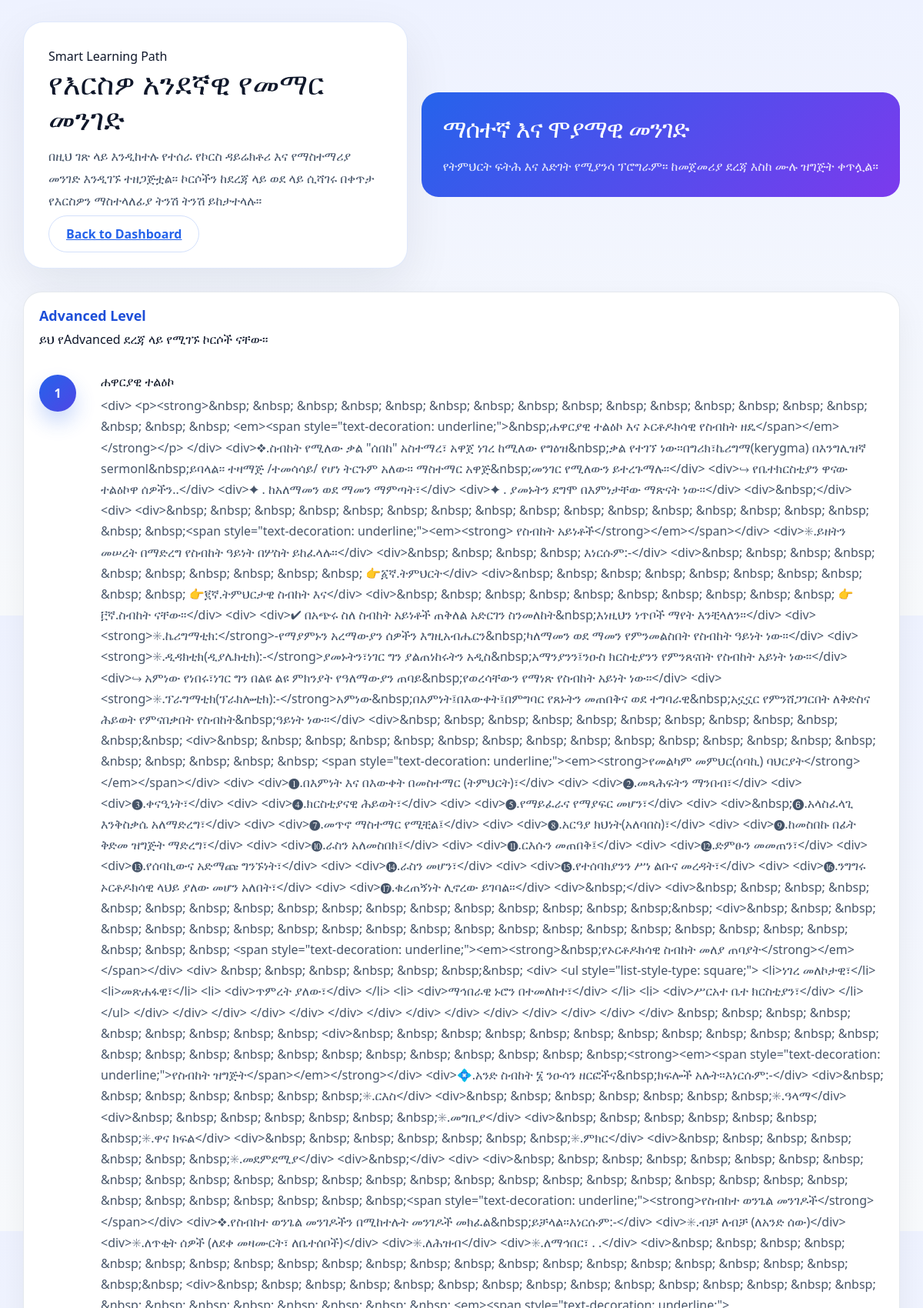
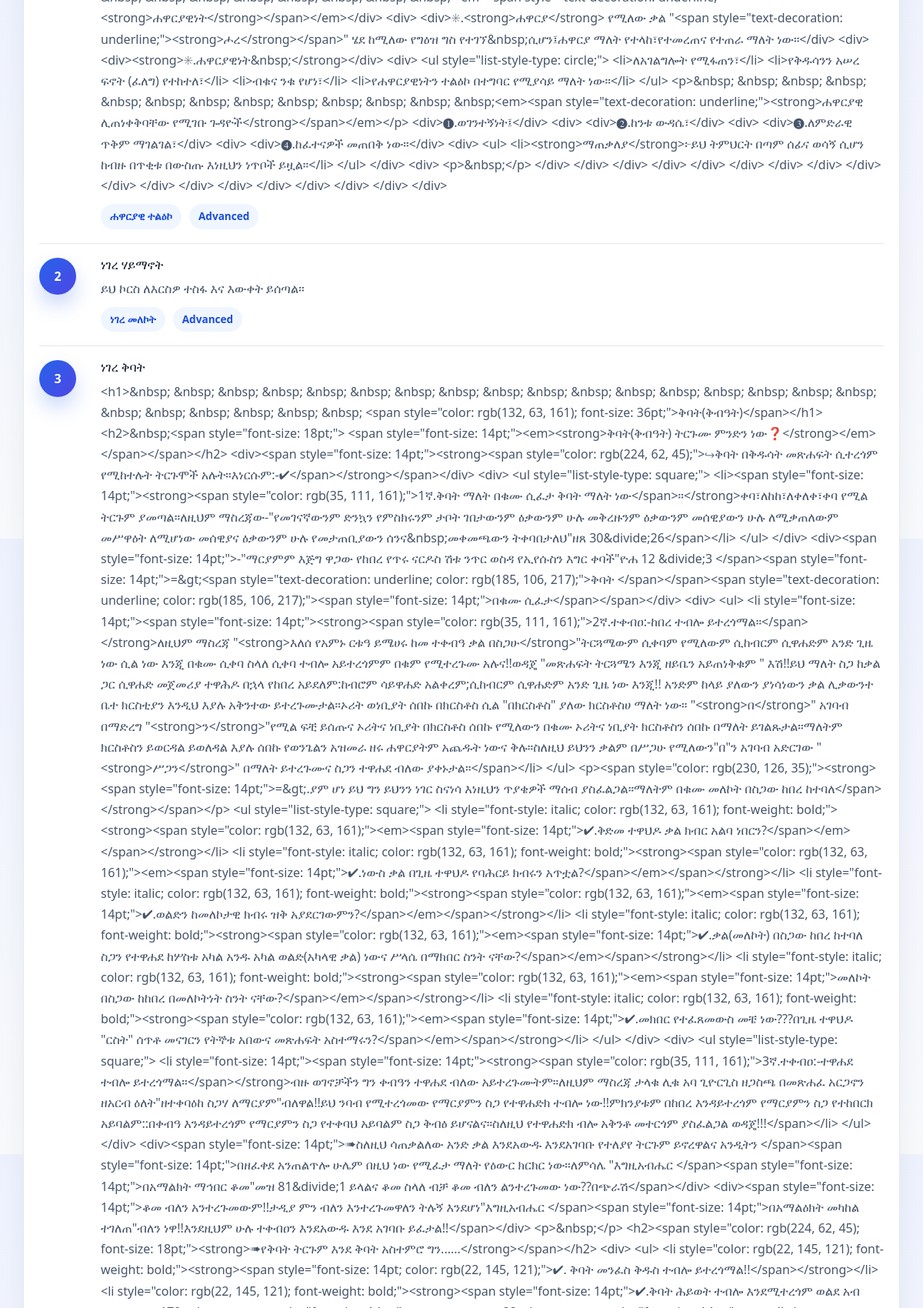
The app's page /smart_learning_path.php (signed in, upper part) with its own data (2 pictures, top to bottom).
### tables this page shows
CREATE TABLE `courses` (
  `id` int(11) NOT NULL AUTO_INCREMENT,
  `course_name` varchar(255) NOT NULL,
  `course_code` varchar(50) NOT NULL,
  `short_description` text DEFAULT NULL,
  `description` text DEFAULT NULL,
  `category` varchar(100) DEFAULT NULL,
  `level` varchar(50) DEFAULT NULL,
  `thumbnail` varchar(255) DEFAULT NULL,
  `price` decimal(10,2) NOT NULL DEFAULT 0.00,
  `instructor` varchar(255) DEFAULT NULL,
  `pdf_file` varchar(255) DEFAULT NULL,
  `tutorial_topic` varchar(255) DEFAULT NULL,
  `tutorial_text` text DEFAULT NULL,
  `tutorial_image` varchar(255) DEFAULT NULL,
  `tutorial_audio` varchar(255) DEFAULT NULL,
  `tutorial_video` varchar(255) DEFAULT NULL,
  `modules` text DEFAULT NULL,
  `quiz` text DEFAULT NULL,
  `assignment` text DEFAULT NULL,
  `certificate_requirements` text DEFAULT NULL,
  `created_at` datetime DEFAULT current_timestamp(),
  `instructor_bio` text DEFAULT NULL,
  `instructor_image` varchar(255) DEFAULT NULL,
  PRIMARY KEY (`id`),
  UNIQUE KEY `course_code` (`course_code`)
);

### smart_learning_path.php (the view, shortened to what this page needs)
<?php
require_once __DIR__ . '/db.php';
$stmt = $pdo->prepare('SELECT id, course_name, category, level, short_description, thumbnail FROM courses ORDER BY FIELD(level, "Beginner", "Intermediate", "Advanced", "Expert") DESC, course_name ASC');
$stmt->execute();
$courses = $stmt->fetchAll();
$learningPath = [];
foreach ($courses as $course) {
    $level = trim((string)$course['level']);
    $learningPath[$level][] = $course;
}
$orderedLevels = ['Beginner', 'Intermediate', 'Advanced', 'Expert'];
$hasPath = false;
foreach ($orderedLevels as $levelName) {
    if (!empty($learningPath[$levelName])) {
        $hasPath = true;
        break;
    }
}
function safe($value): string {
    return htmlspecialchars((string)($value ?? ''), ENT_QUOTES, 'UTF-8');
}
?>
<!DOCTYPE html>
<html lang="am">
<head>
    <link href="https://cdn.jsdelivr.net/npm/bootstrap@5.3.3/dist/css/bootstrap.min.css" rel="stylesheet">
</head>
<body>
<div class="wrapper">
    <div class="header-shell">
        <div class="hero-card">
            <span class="tag">Smart Learning Path</span>
            <h1>የእርስዎ አንደኛዊ የመማር መንገድ</h1>
            <p>በዚህ ገጽ ላይ እንዲከተሉ የተሰራ የኮርስ ዳይሬክቶሪ እና የማስተማሪያ መንገድ እንዲገኙ ተዘጋጅቷል። ኮርሶችን ከደረጃ ላይ ወደ ላይ ሲሻገሩ በቀጥታ የእርስዎን ማስተላለፊያ ትንሽ ትንሽ ይከታተላሉ።</p>
            <a class="outline-btn" href="student_dashboard.php">Back to Dashboard</a>
        </div>
        <div class="path-hero">
            <h2>ማሰተኛ እና ሞያማዊ መንገድ</h2>
            <p>የትምህርት ፍትሕ እና እድገት የሚያንሳ ፕሮግራም። ከመጀመሪያ ደረጃ እስከ ሙሉ ዝግጅት ቀጥሏል።</p>
        </div>
    </div>
    <div class="path-grid">
        <?php if (!$hasPath): ?>
            <div class="path-column">
                <h3>ምንም ትምህርት አልተገኘም</h3>
                <p>የሚቀጥለውን የማስተማሪያ መንገድ ለማዘጋጀት እባክዎን ኮርሶችን ይጨምሩ ወይም ከአስተዳዳሪ ጋር ይገናኙ።</p>
            </div>
        <?php else: ?>
            <?php foreach ($orderedLevels as $levelName): ?>
                <?php if (!empty($learningPath[$levelName])): ?>
                    <div class="path-column">
                        <h3><?php echo safe($levelName); ?> Level</h3>
                        <p>ይህ የ<?php echo safe($levelName); ?> ደረጃ ላይ የሚገኙ ኮርሶች ናቸው።</p>
                        <?php foreach ($learningPath[$levelName] as $index => $course): ?>
                            <div class="course-step">
                                <div class="step-badge"><?php echo $index + 1; ?></div>
                                <div class="course-details">
                                    <h4><?php echo safe($course['course_name']); ?></h4>
                                    <p><?php echo safe($course['short_description'] ?: 'ይህ ኮርስ ለእርስዎ ተስፋ እና እውቀት ይሰጣል።'); ?></p>
                                    <div class="course-meta">
                                        <span class="meta-pill"><?php echo safe($course['category'] ?: 'General'); ?></span>
                                        <span class="meta-pill"><?php echo safe($course['level'] ?: 'Level'); ?></span>
                                    </div>
                                </div>
                            </div>
                        <?php endforeach; ?>
                    </div>
                <?php endif; ?>
            <?php endforeach; ?>
        <?php endif; ?>
    </div>
</div>
</body>
</html>

### smart_learning_path.php (style rules this page uses)
body { margin: 0; font-family: 'Segoe UI', Tahoma, Geneva, Verdana, sans-serif; background: linear-gradient(180deg, #eef2ff 0%, #f8fafc 100%); color: #0f172a; }
.wrapper { max-width: 1180px; margin: 0 auto; padding: 28px 20px 40px; }
.header-shell { display: grid; grid-template-columns: 1fr auto; gap: 18px; align-items: center; margin-bottom: 30px; }
.hero-card { border-radius: 26px; background: white; border: 1px solid rgba(37, 99, 235, 0.14); box-shadow: 0 22px 62px rgba(15, 23, 42, 0.08); padding: 32px; }
.hero-card h1 { font-size: clamp(2.4rem, 3vw, 3.6rem); margin-bottom: 12px; }
.hero-card p { color: #475569; max-width: 720px; line-height: 1.8; }
.path-hero { background: linear-gradient(135deg, #2563eb, #7c3aed); color: white; border-radius: 22px; padding: 28px; display: grid; gap: 18px; }
.path-hero h2 { margin: 0; font-size: 2rem; letter-spacing: -0.03em; }
.path-hero p { margin: 0; color: rgba(255, 255, 255, 0.88); }
.path-grid { display: grid; gap: 22px; margin-top: 26px; }
.path-column { background: white; border-radius: 24px; border: 1px solid rgba(148, 163, 184, 0.24); box-shadow: 0 16px 40px rgba(15, 23, 42, 0.06); padding: 20px; }
.path-column h3 { margin-top: 0; font-size: 1.12rem; color: #1d4ed8; font-weight: 700; }
.course-step { display: grid; grid-template-columns: 4rem 1fr; gap: 16px; align-items: start; padding: 18px 0; border-bottom: 1px solid #e2e8f0; }
.step-badge { width: 48px; height: 48px; border-radius: 50%; background: linear-gradient(135deg, #2563eb, #4f46e5); color: white; display: grid; place-items: center; font-weight: 800; box-shadow: 0 14px 26px rgba(37, 99, 235, 0.24); }
.course-details h4 { margin: 0 0 8px; font-size: 1rem; color: #111827; }
.course-details p { margin: 0; color: #475569; line-height: 1.7; }
.course-meta { display: flex; flex-wrap: wrap; gap: 10px; margin-top: 10px; }
.meta-pill { display: inline-flex; padding: 6px 12px; border-radius: 999px; background: #eff6ff; color: #1d4ed8; font-size: 0.85rem; font-weight: 700; }
.outline-btn { border: 1px solid rgba(37, 99, 235, 0.2); background: white; color: #2563eb; border-radius: 999px; padding: 12px 22px; font-weight: 700; }

### records on screen
courses: course_name "ሐዋርያዊ ተልዕኮ", short_description "<div> <p><strong>&nbsp; &nbsp; &nbsp; &nbsp; &nbsp; &nbsp; &nbsp; &nbsp; &nbsp; &nbsp; &nbsp; &nbsp; &nbsp; &nbsp; &nbsp; &nbsp; &nbsp; &nbsp; <em><span style=\"text-decoration: underline;\">&nbsp;ሐዋርያዊ ተልዕኮ እና ኦርቶዶክሳዊ የስብከት ዘዴ</span></em></strong></p> </div> <div>❖.ስብከት የሚለው ቃል \"ሰበከ\" አስተማረ፣ አዋጀ ነገረ ከሚለው የግዕዝ&nbsp;ቃል የተገኘ ነው፡፡በግሪክ፣ኬሪግማ(kerygma) በእንግሊዝኛ sermonl&nbsp;ይባላል፡፡ ተዛማጅ /ተመሳሳይ/ የሆነ ትርጉም አለው፡፡ ማስተማር አዋጅ&nbsp;መንገር የሚለውን ይተረጉማሉ፡፡</div> <div>↪ የቤተክርስቲያን ዋናው ተልዕኮዋ ሰዎችን..</div> <div>✦ . ከአለማመን ወደ ማመን ማምጣት፣</div> <div>✦ . ያመኑትን ደግሞ በእምነታቸው ማጽናት ነው፡፡</div> <div>&nbsp;</div> <div> <div>&nbsp; &nbsp; &nbsp; &nbsp; &nbsp; &nbsp; &nbsp; &nbsp; &nbsp; &nbsp; &nbsp; &nbsp; &nbsp; &nbsp; &nbsp;…", category "ሐዋርያዊ ተልዕኮ", level "Advanced"
courses: course_name "ነገረ ሃይማኖት", short_description "ይህ ኮርስ ለእርስዎ ተስፋ እና እውቀት ይሰጣል።", category "ነገረ መለኮት", level "Advanced"
courses: course_name "ነገረ ቅባት"

### other values on screen
safe($levelName) "Advanced"
